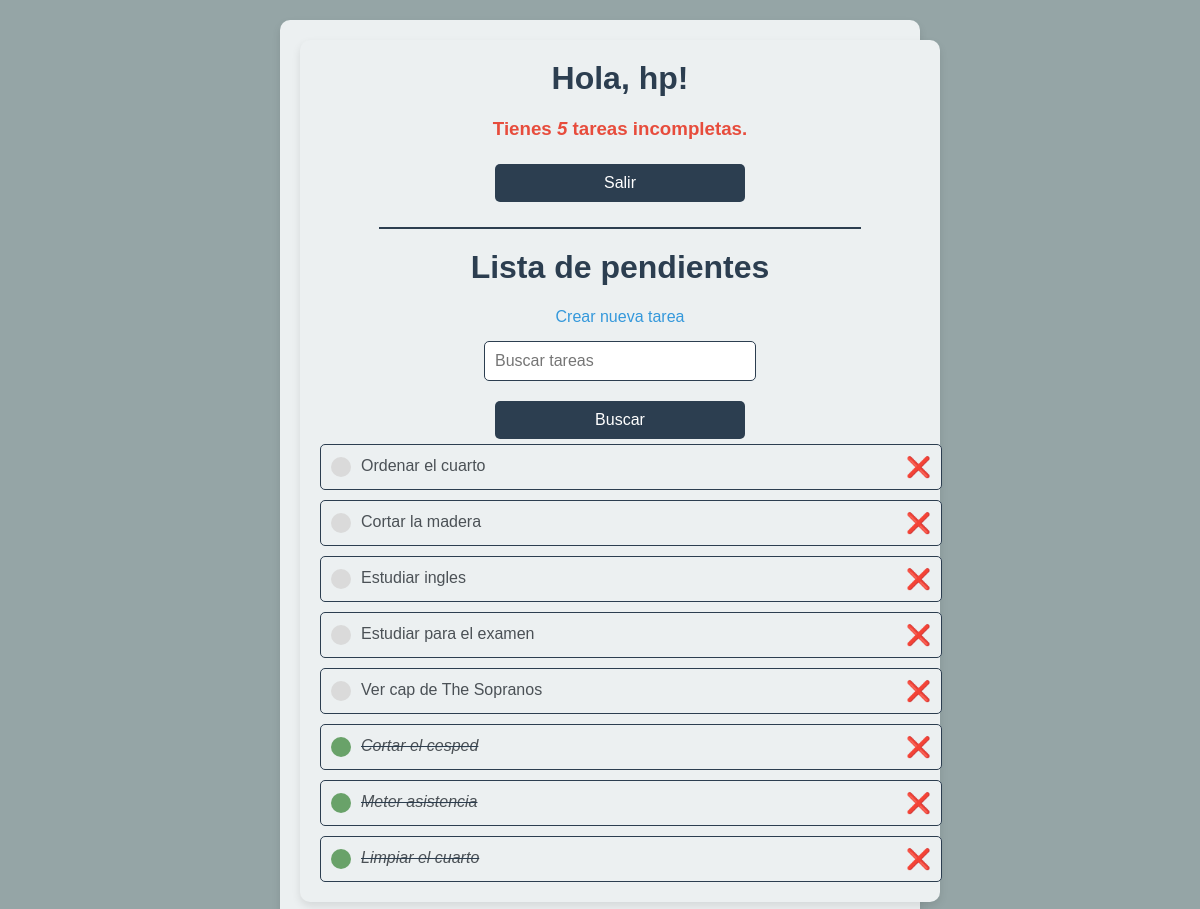
The app's page / (signed in) with its own data.
### base/models.py (models this page shows)
class Tarea(models.Model):
    usuario = models.ForeignKey(User,
                                on_delete=models.CASCADE,
                                null=True,
                                blank=True,
                                )
    titulo = models.CharField(max_length=200)
    descripcion = models.TextField(null=True,
                                   blank=True)
    completo = models.BooleanField(default=False)
    creado = models.DateTimeField(auto_now_add=True)
    def __str__(self):
        return self.titulo
    class Meta:
        ordering = ['completo']

### base/views.py (the view)
# urls.py: urlpatterns = [path('', ListaPendiente.as_view(), name='tareas'),
class ListaPendiente(LoginRequiredMixin, ListView):
    model = Tarea
    context_object_name = 'tareas'
    def get_context_data(self, **kwargs):
        context = super().get_context_data(**kwargs)
        context['tareas'] = context['tareas'].filter(usuario=self.request.user)
        context['count'] = context['tareas'].filter(completo=False).count()
        valor_buscado = self.request.GET.get('area-buscar') or ''
        if valor_buscado:
            context['tareas'] = context['tareas'].filter(titulo__icontains=valor_buscado)
        context['valor_buscado'] = valor_buscado
        return context

### base/templates/base/tarea_list.html (shortened to what this page needs)
{% extends 'base/principal.html' %}
{% block content %}
<div class="container">
    {% if request.user.is_authenticated %}
        <h1>Hola, {{request.user}}!</h1>
        <h3>Tienes <i>{{ count }}</i> tarea{{ count|pluralize}}  incompleta{{ count|pluralize}}.</h3>
        <form method="POST" action="{% url 'logout' %}">
            <button type="submit">Salir</button>
        </form>
    {% else %}
        <a href="{% url 'login' %}">Ingresar</a>
    {% endif %}
    <hr>
    <h1>Lista de pendientes</h1>
    <a class="button" href="{% url 'crear-tarea' %}">Crear nueva tarea</a>
    <form class="search-form" method="GET">
        <input type="text" name="area-buscar" value="{{ valor_buscado }}" placeholder="Buscar tareas">
        <input type="submit" value="Buscar">
    </form>
    <div class="envoltorio-items-tarea">
        {% for tarea in tareas %}
        <div class="envoltorio-tareas">
            {% if tarea.completo %}
            <div class="titulo-tarea">
                <div class="icono-tarea-completa"></div>
                    <i><s><a href="{% url 'editar-tarea' tarea.id %}">{{ tarea }}</a></s></i>
            </div>
            <a class="enlace-elininar" href="{% url 'eliminar-tarea' tarea.id %}">&#x274C;</a>
            {% else %}
            <div class="titulo-tarea">
                <div class="icono-tarea-incompleta"> </div>
                <a href="{% url 'editar-tarea' tarea.id %}">{{ tarea }}</a>
            </div>
            <a class="enlace-elininar" href="{% url 'eliminar-tarea' tarea.id %}">&#x274C;</a>
            {% endif %}
        </div>
        {% empty %}
        <h3>No hay elementos en esta lista</h3>
        {% endfor %}
    </div>
</div>
{% endblock %}

### base/templates/base/principal.html (shortened to what this page needs)
<!DOCTYPE html>
<html lang="es">
<head>
</head>
<body>
    <div class="container">
      {%block content %}
      {%endblock content %}
    </div>
</body>
</html>

### base/templates/base/principal.html (style rules this page uses)
body { background-color: #95a5a6; font-family: Arial, sans-serif; color: #2c3e50; margin: 0; padding: 20px; display: flex; justify-content: center; align-items: center; min-height: 100vh; }
.container { background-color: #ecf0f1; padding: 20px; border-radius: 10px; box-shadow: 0 4px 8px rgba(0, 0, 0, 0.1); width: 100%; max-width: 600px; text-align: center; }
h1 { color: #2c3e50; margin-top: 0; }
form { display: flex; flex-direction: column; align-items: center; gap: 20px; }
.search-form { display: flex; justify-content: center; gap: 10px; width: 100%; margin-top: 10px; }
input[type="text"], input[type="password"], input[type="submit"], button { padding: 10px; margin: 5px 0; border: 1px solid #2c3e50; border-radius: 5px; font-size: 16px; width: 100%; max-width: 250px; }
input[type="submit"], button { background-color: #2c3e50; color: white; border: none; cursor: pointer; }
a { color: #3498db; text-decoration: none; }
.envoltorio-items-tarea { display: flex; flex-direction: column; align-items: flex-start; gap: 10px; width: 100%; }
.envoltorio-tareas { display: flex; justify-content: space-between; align-items: center; width: 100%; background-color: #ecf0f1; padding: 10px; border-radius: 5px; border: 1px solid #2c3e50; }
.enlace-elininar { color: #e74c3c; font-size: 20px; text-decoration: none; }
.titulo-tarea { display: flex; }
.titulo-tarea a { text-decoration: none; color: #4b5156; margin-left: 10px; }
.icono-tarea-completa { height: 20px; width: 20px; background-color: rgb(105, 162, 105); border-radius: 50px; }
.icono-tarea-incompleta { height: 20px; width: 20px; background-color: rgb(218, 218, 218); border-radius: 50px; }
hr { border: 1px solid #2c3e50; width: 80%; margin: 20px auto; }
h3 { color: #e74c3c; text-align: center; }

### records on screen
Tarea: titulo "Ordenar el cuarto"
Tarea: titulo "Cortar la madera"
Tarea: titulo "Estudiar ingles"
Tarea: titulo "Estudiar para el examen"
Tarea: titulo "Ver cap de The Sopranos"
Tarea: titulo "Cortar el cesped"
Tarea: titulo "Meter asistencia"
Tarea: titulo "Limpiar el cuarto"

### other values on screen
{{ request.user }} "hp"
{{ count }} "5"
